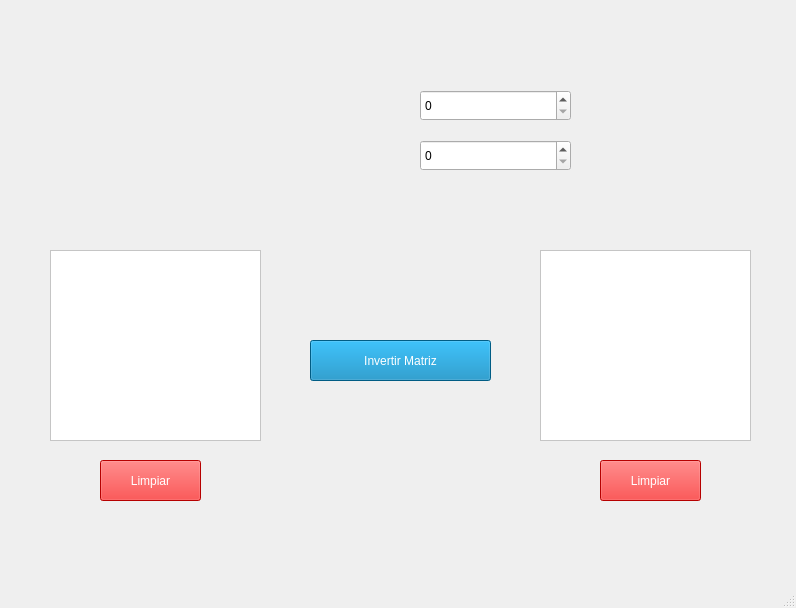
<?xml version="1.0" encoding="UTF-8"?>
<ui version="4.0">
 <class>InversaMatriz</class>
 <widget class="QMainWindow" name="InversaMatriz">
  <property name="geometry">
   <rect>
    <x>0</x>
    <y>0</y>
    <width>796</width>
    <height>608</height>
   </rect>
  </property>
  <property name="windowTitle">
   <string>Inversa de una Matriz</string>
  </property>
  <widget class="QWidget" name="centralwidget">
   <widget class="QLabel" name="label">
    <property name="geometry">
     <rect>
      <x>0</x>
      <y>0</y>
      <width>801</width>
      <height>571</height>
     </rect>
    </property>
    <property name="text">
     <string/>
    </property>
    <property name="pixmap">
     <pixmap>Imagenes/fondo.jpg</pixmap>
    </property>
    <property name="scaledContents">
     <bool>true</bool>
    </property>
   </widget>
   <widget class="QLabel" name="label_2">
    <property name="geometry">
     <rect>
      <x>180</x>
      <y>0</y>
      <width>441</width>
      <height>61</height>
     </rect>
    </property>
    <property name="text">
     <string/>
    </property>
    <property name="pixmap">
     <pixmap>Imagenes/Captura_de_pantalla_2024-05-16_090531-removebg-preview.png</pixmap>
    </property>
    <property name="scaledContents">
     <bool>true</bool>
    </property>
   </widget>
   <widget class="QLabel" name="label_26">
    <property name="geometry">
     <rect>
      <x>240</x>
      <y>190</y>
      <width>81</width>
      <height>301</height>
     </rect>
    </property>
    <property name="text">
     <string/>
    </property>
    <property name="pixmap">
     <pixmap>Imagenes/close-bracket.png</pixmap>
    </property>
    <property name="scaledContents">
     <bool>true</bool>
    </property>
   </widget>
   <widget class="QTableWidget" name="tableWidget_5">
    <property name="geometry">
     <rect>
      <x>50</x>
      <y>250</y>
      <width>211</width>
      <height>191</height>
     </rect>
    </property>
    <property name="styleSheet">
     <string notr="true">color: rgb(0, 0, 0);
background-color: rgb(255, 255, 255);</string>
    </property>
   </widget>
   <widget class="QSpinBox" name="spinBox_4">
    <property name="geometry">
     <rect>
      <x>420</x>
      <y>140</y>
      <width>151</width>
      <height>31</height>
     </rect>
    </property>
    <property name="cursor">
     <cursorShape>PointingHandCursor</cursorShape>
    </property>
    <property name="styleSheet">
     <string notr="true">font: 12pt &quot;MS Shell Dlg 2&quot;;
</string>
    </property>
   </widget>
   <widget class="QLabel" name="label_5">
    <property name="geometry">
     <rect>
      <x>220</x>
      <y>130</y>
      <width>191</width>
      <height>41</height>
     </rect>
    </property>
    <property name="text">
     <string/>
    </property>
    <property name="pixmap">
     <pixmap>Imagenes/Captura_de_pantalla_2024-05-13_090913-removebg-preview.png</pixmap>
    </property>
    <property name="scaledContents">
     <bool>true</bool>
    </property>
   </widget>
   <widget class="QLabel" name="label_6">
    <property name="geometry">
     <rect>
      <x>220</x>
      <y>80</y>
      <width>191</width>
      <height>51</height>
     </rect>
    </property>
    <property name="text">
     <string/>
    </property>
    <property name="pixmap">
     <pixmap>Imagenes/Captura_de_pantalla_2024-05-13_090242-removebg-preview.png</pixmap>
    </property>
    <property name="scaledContents">
     <bool>true</bool>
    </property>
   </widget>
   <widget class="QLabel" name="label_22">
    <property name="geometry">
     <rect>
      <x>480</x>
      <y>190</y>
      <width>81</width>
      <height>301</height>
     </rect>
    </property>
    <property name="text">
     <string/>
    </property>
    <property name="pixmap">
     <pixmap>Imagenes/open-bracket.png</pixmap>
    </property>
    <property name="scaledContents">
     <bool>true</bool>
    </property>
   </widget>
   <widget class="QLabel" name="label_23">
    <property name="geometry">
     <rect>
      <x>-10</x>
      <y>190</y>
      <width>81</width>
      <height>301</height>
     </rect>
    </property>
    <property name="text">
     <string/>
    </property>
    <property name="pixmap">
     <pixmap>Imagenes/open-bracket.png</pixmap>
    </property>
    <property name="scaledContents">
     <bool>true</bool>
    </property>
   </widget>
   <widget class="QSpinBox" name="spinBox_3">
    <property name="geometry">
     <rect>
      <x>420</x>
      <y>90</y>
      <width>151</width>
      <height>31</height>
     </rect>
    </property>
    <property name="cursor">
     <cursorShape>PointingHandCursor</cursorShape>
    </property>
    <property name="styleSheet">
     <string notr="true">font: 12pt &quot;MS Shell Dlg 2&quot;;
</string>
    </property>
   </widget>
   <widget class="QLabel" name="label_25">
    <property name="geometry">
     <rect>
      <x>730</x>
      <y>190</y>
      <width>81</width>
      <height>301</height>
     </rect>
    </property>
    <property name="text">
     <string/>
    </property>
    <property name="pixmap">
     <pixmap>Imagenes/close-bracket.png</pixmap>
    </property>
    <property name="scaledContents">
     <bool>true</bool>
    </property>
   </widget>
   <widget class="QTableWidget" name="tableWidget_4">
    <property name="geometry">
     <rect>
      <x>540</x>
      <y>250</y>
      <width>211</width>
      <height>191</height>
     </rect>
    </property>
    <property name="styleSheet">
     <string notr="true">color: rgb(0, 0, 0);
background-color: rgb(255, 255, 255);</string>
    </property>
   </widget>
   <widget class="QPushButton" name="pushButton_15">
    <property name="geometry">
     <rect>
      <x>310</x>
      <y>340</y>
      <width>181</width>
      <height>41</height>
     </rect>
    </property>
    <property name="cursor">
     <cursorShape>PointingHandCursor</cursorShape>
    </property>
    <property name="styleSheet">
     <string notr="true">background-color: rgb(0, 129, 185);
color: rgb(255, 255, 255);</string>
    </property>
    <property name="text">
     <string>Invertir Matriz</string>
    </property>
   </widget>
   <widget class="QLabel" name="label_24">
    <property name="geometry">
     <rect>
      <x>360</x>
      <y>260</y>
      <width>71</width>
      <height>81</height>
     </rect>
    </property>
    <property name="text">
     <string/>
    </property>
    <property name="pixmap">
     <pixmap>Imagenes/equal-mathematical-sign.png</pixmap>
    </property>
    <property name="scaledContents">
     <bool>true</bool>
    </property>
   </widget>
   <widget class="QPushButton" name="pushButton_14">
    <property name="geometry">
     <rect>
      <x>100</x>
      <y>460</y>
      <width>101</width>
      <height>41</height>
     </rect>
    </property>
    <property name="cursor">
     <cursorShape>PointingHandCursor</cursorShape>
    </property>
    <property name="styleSheet">
     <string notr="true">background-color: rgb(0, 129, 185);
background-color: rgb(255, 0, 0);
color: rgb(255, 255, 255);</string>
    </property>
    <property name="text">
     <string>Limpiar</string>
    </property>
   </widget>
   <widget class="QPushButton" name="pushButton_16">
    <property name="geometry">
     <rect>
      <x>600</x>
      <y>460</y>
      <width>101</width>
      <height>41</height>
     </rect>
    </property>
    <property name="cursor">
     <cursorShape>PointingHandCursor</cursorShape>
    </property>
    <property name="styleSheet">
     <string notr="true">background-color: rgb(0, 129, 185);
background-color: rgb(255, 0, 0);
color: rgb(255, 255, 255);</string>
    </property>
    <property name="text">
     <string>Limpiar</string>
    </property>
   </widget>
   <widget class="QLabel" name="label_3">
    <property name="geometry">
     <rect>
      <x>50</x>
      <y>180</y>
      <width>191</width>
      <height>61</height>
     </rect>
    </property>
    <property name="text">
     <string/>
    </property>
    <property name="pixmap">
     <pixmap>Imagenes/Captura_de_pantalla_2024-05-16_173423-removebg-preview.png</pixmap>
    </property>
    <property name="scaledContents">
     <bool>true</bool>
    </property>
   </widget>
   <widget class="QLabel" name="label_4">
    <property name="geometry">
     <rect>
      <x>550</x>
      <y>180</y>
      <width>191</width>
      <height>61</height>
     </rect>
    </property>
    <property name="text">
     <string/>
    </property>
    <property name="pixmap">
     <pixmap>Imagenes/Captura_de_pantalla_2024-05-16_173553-removebg-preview.png</pixmap>
    </property>
    <property name="scaledContents">
     <bool>true</bool>
    </property>
   </widget>
  </widget>
  <widget class="QMenuBar" name="menubar">
   <property name="geometry">
    <rect>
     <x>0</x>
     <y>0</y>
     <width>796</width>
     <height>26</height>
    </rect>
   </property>
  </widget>
  <widget class="QStatusBar" name="statusbar"/>
 </widget>
 <resources/>
 <connections/>
</ui>
